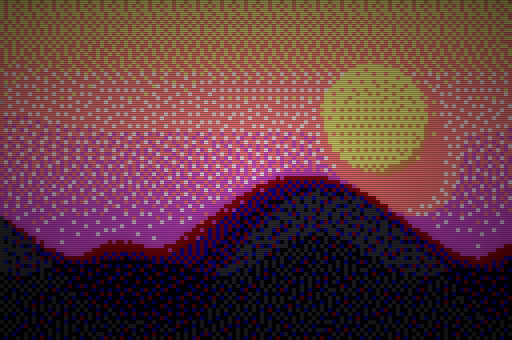
#> input picture assets/example_c64_crt.png, 512 x 340 px
$ python -i effects.py   (imports and definitions only)
#> lines starting #> are read from the running program, lines starting #| are printed output that depends on the picture
#> further down, picture is the input picture: PIL image 512x340 RGB; mean R, G, B 97.5, 57.7, 64.6
"""
Retro post-processing effects: scanlines, CRT glow, pixel grid, sprite
outline, chromatic aberration, and NTSC-style color bleed.
"""

from __future__ import annotations

from typing import Tuple

import numpy as np
from PIL import Image, ImageFilter

RGB = Tuple[int, int, int]


# [17 lines left out: function apply_scanlines, not called in this run]


def apply_crt(img: Image.Image, glow: float = 0.5, vignette: float = 0.4) -> Image.Image:
    """
    Approximate a CRT screen with a soft glow and corner vignette.

    The image is blended with a blurred copy of itself (bloom) and then
    darkened toward the corners (vignette).
    """
#> called with glow = 0.5, vignette = 0.4
    base = img.convert("RGB")
    blurred = base.filter(ImageFilter.GaussianBlur(radius=3))
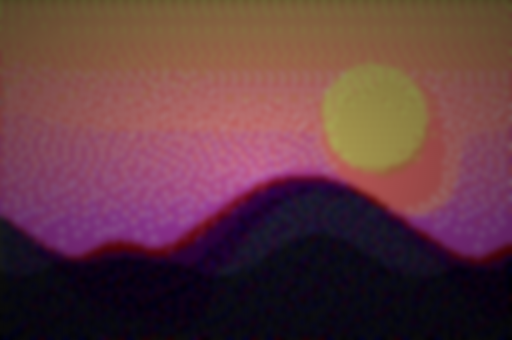
#> blurred: PIL image 512x340 RGB; mean R, G, B 97.4, 57.7, 64.5

    # Blend bloom
    arr_base = np.array(base, dtype=np.float32)
    arr_blur = np.array(blurred, dtype=np.float32)
    bloom = np.clip(arr_base + glow * (arr_blur - arr_base) * 0.6, 0, 255)

    # Vignette
    h, w, _ = bloom.shape
#> h = 340; w = 512
    yy, xx = np.mgrid[0:h, 0:w].astype(np.float32)
    cy, cx = (h - 1) / 2.0, (w - 1) / 2.0
#> cy = 169.5; cx = 255.5
    dist = np.sqrt(((xx - cx) / cx) ** 2 + ((yy - cy) / cy) ** 2)
    falloff = np.clip(1.0 - vignette * dist, 0, 1)
    bloom = bloom * falloff[..., None]
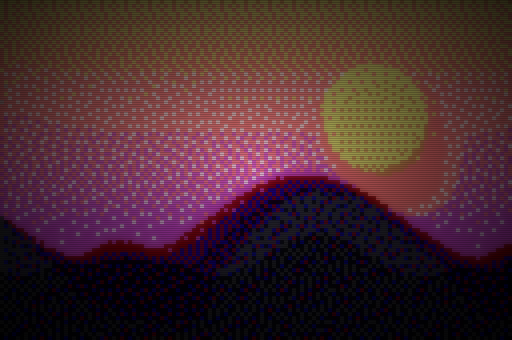
#> bloom: shape (340, 512, 3) float32; mean R, G, B 70.4, 41.2, 46.9

    return Image.fromarray(np.clip(bloom, 0, 255).astype(np.uint8))


# [96 lines left out: functions apply_pixel_grid, _background_mask, apply_outline, apply_chromatic_aberration, not called in this run]


# sRGB <-> YIQ (NTSC) transforms.
_RGB_TO_YIQ = np.array(
    [
        [0.299, 0.587, 0.114],
        [0.596, -0.274, -0.322],
        [0.211, -0.523, 0.312],
    ],
    dtype=np.float32,
)
_YIQ_TO_RGB = np.linalg.inv(_RGB_TO_YIQ).astype(np.float32)


# [31 lines left out: functions _box_blur_h, apply_color_bleed, not called in this run]

>>> from PIL import Image
>>> picture = Image.open('../assets/example_c64_crt.png')
>>> result = apply_crt(picture)
